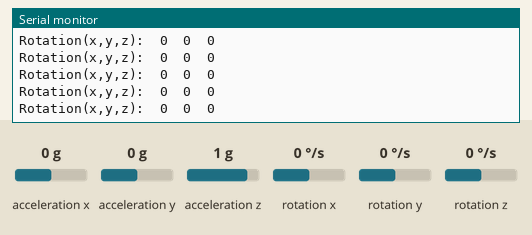
Recording of a sketch running on a simulated Arduino Uno, built with avr-gcc and run on an emulated ATmega328P. Shown: the last lines printed to the serial monitor. The inputs (shaded band) are chosen by the test bench; at power-on: rotation x 0 °/s, rotation y 0 °/s, acceleration x 0 g, acceleration y 0 g, acceleration z 1 g, rotation z 0 °/s.

Above: at 1.2 s.
1.3 s: rotation x set to -192 °/s
At 2.4 s:
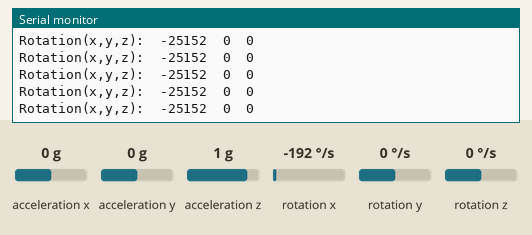
4.3 s: rotation y set to -192 °/s
At 5.0 s:
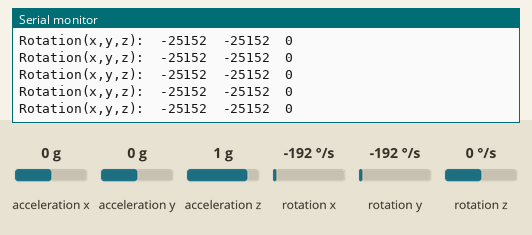

The sketch:

gyroLibrary.ino
```cpp
// This script is a demonstration of how to use the MPU6050 library.
// Many aspects of this script are not required to run the MPU6050, and this
// script is not exhaustive of its abilities. Please reference the library's
// repo at: https://github.com/jrowberg/i2cdevlib/tree/master/Arduino/MPU6050

#include <Arduino.h>

// MPU6050 is dependent upon Wire and I2Cdev
#include <Wire.h>
#include "I2Cdev.h"
#include "MPU6050.h"

MPU6050 gyro;
// These variables allow us to retrieve the gyro's values
int16_t xAccel, yAccel, zAccel;
int16_t xRotation, yRotation, zRotation;

void setup() {
  Wire.begin();

  Serial.begin(115200);
  Serial.println("This is a gyro test");
  gyro.initialize(); // Unsure what this does? May not be necessary

  // use the code below to change accel/gyro offset values
  Serial.println("Updating internal sensor offsets...");

  // Example of how to check the current offset values which are used for calibration
  Serial.print(gyro.getXAccelOffset()); Serial.print("\t");
  Serial.print(gyro.getYAccelOffset()); Serial.print("\t");
  Serial.print(gyro.getZAccelOffset()); Serial.print("\t");
  Serial.print(gyro.getXGyroOffset()); Serial.print("\t");
  Serial.print(gyro.getYGyroOffset()); Serial.print("\t");
  Serial.print(gyro.getZGyroOffset()); Serial.print("\t");
  Serial.print("\n");

  // Example of how to set desired offset values, perhaps with known calibration
  // gyro.setXGyroOffset(220);
  // gyro.setYGyroOffset(76);
  // gyro.setZGyroOffset(-85);
}

void loop() {
  // Example of one way to pull rotation data from MPU6050
  gyro.getRotation(&xRotation, &yRotation, &zRotation);

  /* Methods of interest
    All the units below are currently unknown

    // Motion
    bool  getIntMotionStatus() : Maybe it has motion flag? Seems of cool
    bool  getXNegMotionDetected() : Integral of acceleration?
    ... YNeg, ZNeg, XPos, YPos, ZPos ...
    bool  getZeroMotionDetected()

    // Multi-sensor accessors
    void  getMotion9(ax, ay, az, gx, gy, gz, mx, my, mz) : Accel(x,y,z) Gyro/Rotation(x,y,z) M?(x,y,z) Motion?
    void  getMotion6(ax, ay, az, gx, gy, gz) : Get all 6 main values

    void  getAcceleration(x, y, z) : Linear accelerations
    void  getRotation(x, y, z) : Spinning rotation

    // Individual sensor accessors
    int16 getAccelerationX()
    int16 getAccelerationY()
    int16 getAccelerationZ()

    int16 getRotationX()
    int16 getRotationY()
    int16 getRotationZ()

    int16 getTemperature()

    // Resets?
    void resetGyroscopePath() : What is a path?
    void resetAccelerationPath()
    void resetTemperaturePath()
    void resetSensors() : Possibly useful?

    // "PWR_MGMT_1 register"
    void reset()
    void setSleepEnabled(bool) : Wake up the device?
    void setWakeCycleEnabled(bool) : Wake up device?
    void setTempSensorEnabled(bool) : I guess it can be toggled

    // Calibration
    void CalibrateGyro(loops = 15) : "Fine tune after setting offsets with less Loops."
    void CalibrateAccel(loops = 15) : "Fine tune after setting offsets with less Loops."
    void PrintActiveOffsets() : See the calibration results
  */

  Serial.print("Rotation(x,y,z):\t");
  Serial.print(xRotation); Serial.print("\t");
  Serial.print(yRotation); Serial.print("\t");
  Serial.println(zRotation);
}
```

Measured:
- after the input at 1.3 s, the serial monitor: prints a new line at once (image 1)
- after the input at 4.3 s, the serial monitor: prints a new line at once (image 2)
